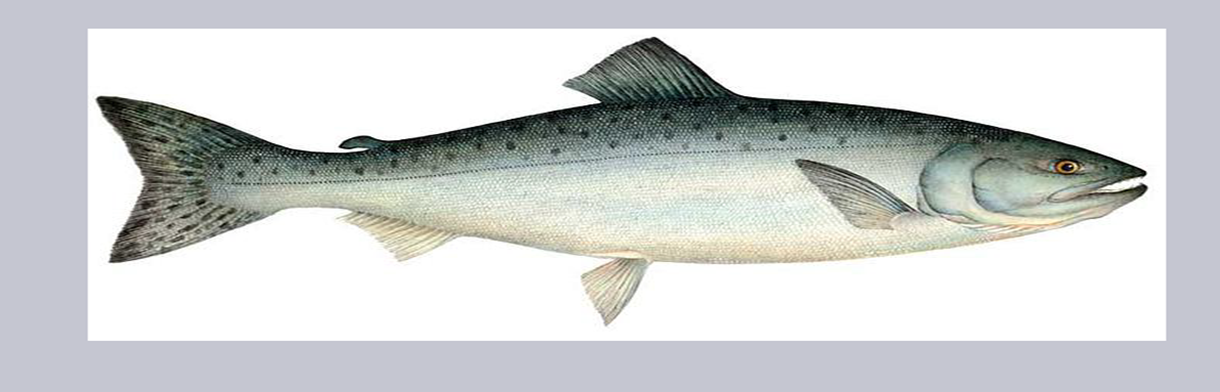
#> input picture Data-SalmonScan/FreshFish/a_salmon_fresh_01.png, 1220 x 392 px; its folder holds only this picture in this run
$ jupyter execute --allow-errors salmon-disease-detection3.ipynb
#> lines starting #> are read from the running program, lines starting #| are printed output that depends on the picture
 Imports and configuration

[cell 1]
import os
import random
from typing import Dict, List, Tuple

import cv2
import numpy as np
import pandas as pd
from sklearn.metrics import (
	accuracy_score,
	classification_report,
	confusion_matrix,
	precision_recall_curve,
	roc_auc_score,
)
from sklearn.model_selection import StratifiedKFold, train_test_split
from tensorflow import keras
from tensorflow.keras import layers


RANDOM_SEED = 42
IMG_HEIGHT = 166
IMG_WIDTH = 400
IMG_CHANNELS = 3

N_SPLITS = 5  # stratified k-fold


def set_global_seed(seed: int = RANDOM_SEED) -> None:
#> called with seed = 42
	random.seed(seed)
	np.random.seed(seed)
	keras.utils.set_random_seed(seed)
#> (this line was passed over: tensorflow is not available in this run)


set_global_seed(RANDOM_SEED)

 Data loading

[cell 2]
def load_images_from_folder(folder: str, label: int) -> Tuple[np.ndarray, np.ndarray]:
#> called with folder = 'Data-SalmonScan/FreshFish', label = 0
	images: List[np.ndarray] = []
	labels: List[int] = []
	for fname in os.listdir(folder):
		fpath = os.path.join(folder, fname)
		if not os.path.isfile(fpath):
			continue
		img = cv2.imread(fpath)
#> img is the input picture: shape (392, 1220, 3); mean B, G, R 209.7, 209.8, 207.6
		if img is None:
			continue
		img = cv2.cvtColor(img, cv2.COLOR_BGR2RGB)
		img = cv2.resize(img, (IMG_WIDTH, IMG_HEIGHT))
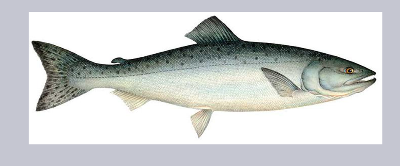
#> img: shape (166, 400, 3); mean R, G, B 207.6, 209.7, 209.7
		images.append(img)
		labels.append(label)
	return np.array(images, dtype=np.uint8), np.array(labels, dtype=np.int32)


def load_dataset(base_dir: str = "Data-SalmonScan") -> Tuple[np.ndarray, np.ndarray]:
	fresh_dir = os.path.join(base_dir, "FreshFish")
	infected_dir = os.path.join(base_dir, "InfectedFish")

	fresh_images, fresh_labels = load_images_from_folder(fresh_dir, label=0)
#> fresh_labels = [0]
	infected_images, infected_labels = load_images_from_folder(infected_dir, label=1)
#> call 2 of load_images_from_folder, with folder = 'Data-SalmonScan/InfectedFish', label = 1
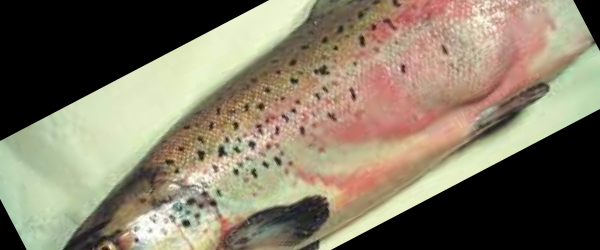
#> input picture Data-SalmonScan/InfectedFish/infected_100.png, 600 x 250 px
#> in load_images_from_folder, img is the input picture: shape (250, 600, 3); mean B, G, R 102.5, 122.4, 131.7
#> infected_labels = [1]

	X = np.concatenate([fresh_images, infected_images], axis=0)
	y = np.concatenate([fresh_labels, infected_labels], axis=0)
#> y = [0, 1]

	return X, y


X_raw, y_raw = load_dataset()
#> y_raw = [0, 1]

 Preprocessing (light CLAHE + normalization)

[cell 3]
def apply_clahe_rgb(image: np.ndarray, clip_limit: float = 2.0, tile_grid_size: Tuple[int, int] = (8, 8)) -> np.ndarray:
	lab = cv2.cvtColor(image, cv2.COLOR_RGB2LAB)
	l, a, b = cv2.split(lab)
	clahe = cv2.createCLAHE(clipLimit=clip_limit, tileGridSize=tile_grid_size)
	l_clahe = clahe.apply(l)
	lab_clahe = cv2.merge((l_clahe, a, b))
	rgb_clahe = cv2.cvtColor(lab_clahe, cv2.COLOR_LAB2RGB)
	return rgb_clahe


def preprocess_images(images: np.ndarray, use_clahe: bool = True) -> np.ndarray:
#> called with images = array of shape (2, 166, 400, 3), use_clahe = True
	processed = []
	for img in images:
		if use_clahe:
			img = apply_clahe_rgb(img)
		img = img.astype("float32") / 255.0
		processed.append(img)
#> this loop made 2 passes
#> pass 1, in apply_clahe_rgb, `l, a, b = cv2.split(lab)`:
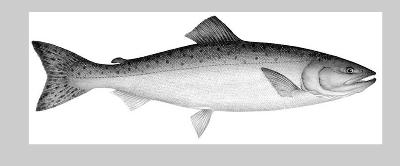
#> l: shape (166, 400); min 0, max 255, mean 212.5
#> pass 1, in apply_clahe_rgb, `l, a, b = cv2.split(lab)`:
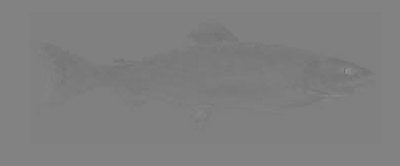
#> a: shape (166, 400); min 107, max 149, mean 127.3
#> after the loop, processed = 2 items
	return np.stack(processed, axis=0)


X_all = preprocess_images(X_raw, use_clahe=True)

 Recommended train/test split

#> (a cell that did not finish here is left out)

 Data generators with on-the-fly augmentation (train only)

[cell 5]
# [19 lines left out: functions create_image_data_generator, create_train_generator, not called in this run]

 Model definitions (1, 2, 3 conv+pool blocks)

[cell 6]
# [25 lines left out: function build_cnn_model, not called in this run]


models_config = {
	"cnn_1_block": 1,
	"cnn_2_blocks": 2,
	"cnn_3_blocks": 3,
}

 Stratified k-fold cross-validation (on train_full)

[cell 7]
# [57 lines left out: function train_with_stratified_kfold, not called in this run]


cv_results: Dict[str, pd.DataFrame] = {}
#> (the rest of this cell did not finish here and is left out)

 Aggregate CV results into a single DataFrame

[cell 8]
cv_summary_rows: List[Dict[str, float]] = []
for model_name, df in cv_results.items():
	row = {
		"model": model_name,
		"folds": len(df),
		"mean_val_accuracy": df["val_accuracy"].mean(),
		"std_val_accuracy": df["val_accuracy"].std(),
		"mean_val_auc": df["val_auc"].mean(),
		"mean_val_sensitivity": df["val_sensitivity"].mean(),
		"mean_val_specificity": df["val_specificity"].mean(),
	}
	cv_summary_rows.append(row)

cv_summary_df = pd.DataFrame(cv_summary_rows)

 Train final models on full train set and evaluate on held-out test set

[cell 9]
# [24 lines left out: function train_final_model, not called in this run]


final_models: Dict[str, keras.Model] = {}
test_eval_rows: List[Dict[str, float]] = []

#> (the rest of this cell did not finish here and is left out)

 Threshold tuning and optional human review regime

[cell 10]
# [35 lines left out: function threshold_and_human_review_stats, not called in this run]


threshold_analysis_rows: List[Dict[str, float]] = []

for model_name, model in final_models.items():
	y_proba = model.predict(X_test, verbose=0).ravel()

	thresholds = [0.4, 0.5, 0.6]
	for thr in thresholds:
		stats = threshold_and_human_review_stats(y_test, y_proba, threshold=thr)
		stats["model"] = model_name
		threshold_analysis_rows.append(stats)

threshold_analysis_df = pd.DataFrame(threshold_analysis_rows)

 Error and case analysis for best model (by test_sensitivity, then test_auc)

#> (a cell that did not finish here is left out)

 Precision-recall and Six Sigma oriented statistics for each final model

[cell 12]
six_sigma_rows: List[Dict[str, float]] = []

for model_name, model in final_models.items():
	y_proba = model.predict(X_test, verbose=0).ravel()
	y_pred = (y_proba >= 0.5).astype(int)

	precision, recall, thresholds_pr = precision_recall_curve(y_test, y_proba)
	auc_score = roc_auc_score(y_test, y_proba)
	cm = confusion_matrix(y_test, y_pred)
	tn, fp, fn, tp = cm.ravel()

	total = tn + fp + fn + tp
	defect_rate = (fn + fp) / total if total > 0 else 0.0

	six_sigma_rows.append(
		{
			"model": model_name,
			"auc": auc_score,
			"accuracy": accuracy_score(y_test, y_pred),
			"sensitivity": tp / (tp + fn) if (tp + fn) > 0 else 0.0,
			"specificity": tn / (tn + fp) if (tn + fp) > 0 else 0.0,
			"defect_rate": defect_rate,
			"false_positives": fp,
			"false_negatives": fn,
		}
	)

six_sigma_df = pd.DataFrame(six_sigma_rows)
